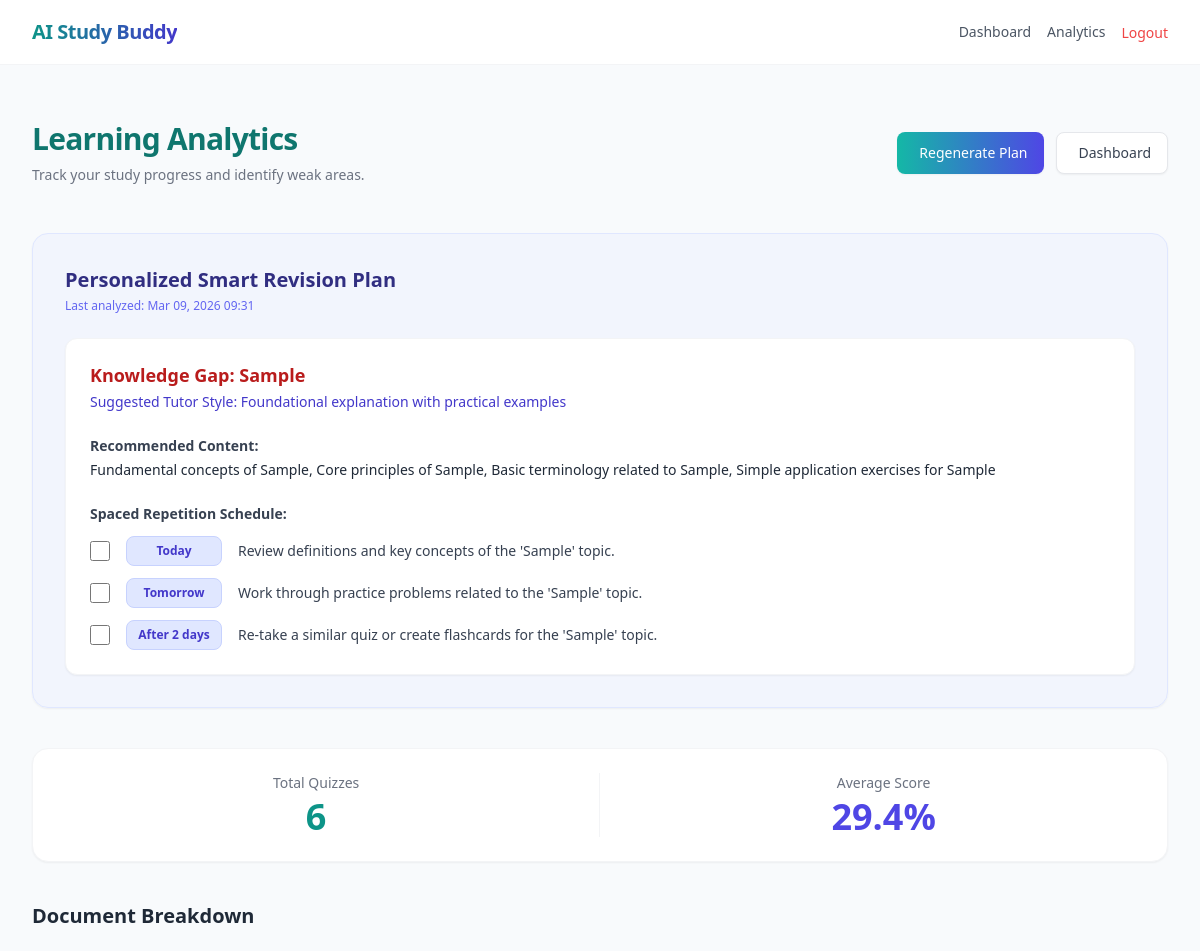
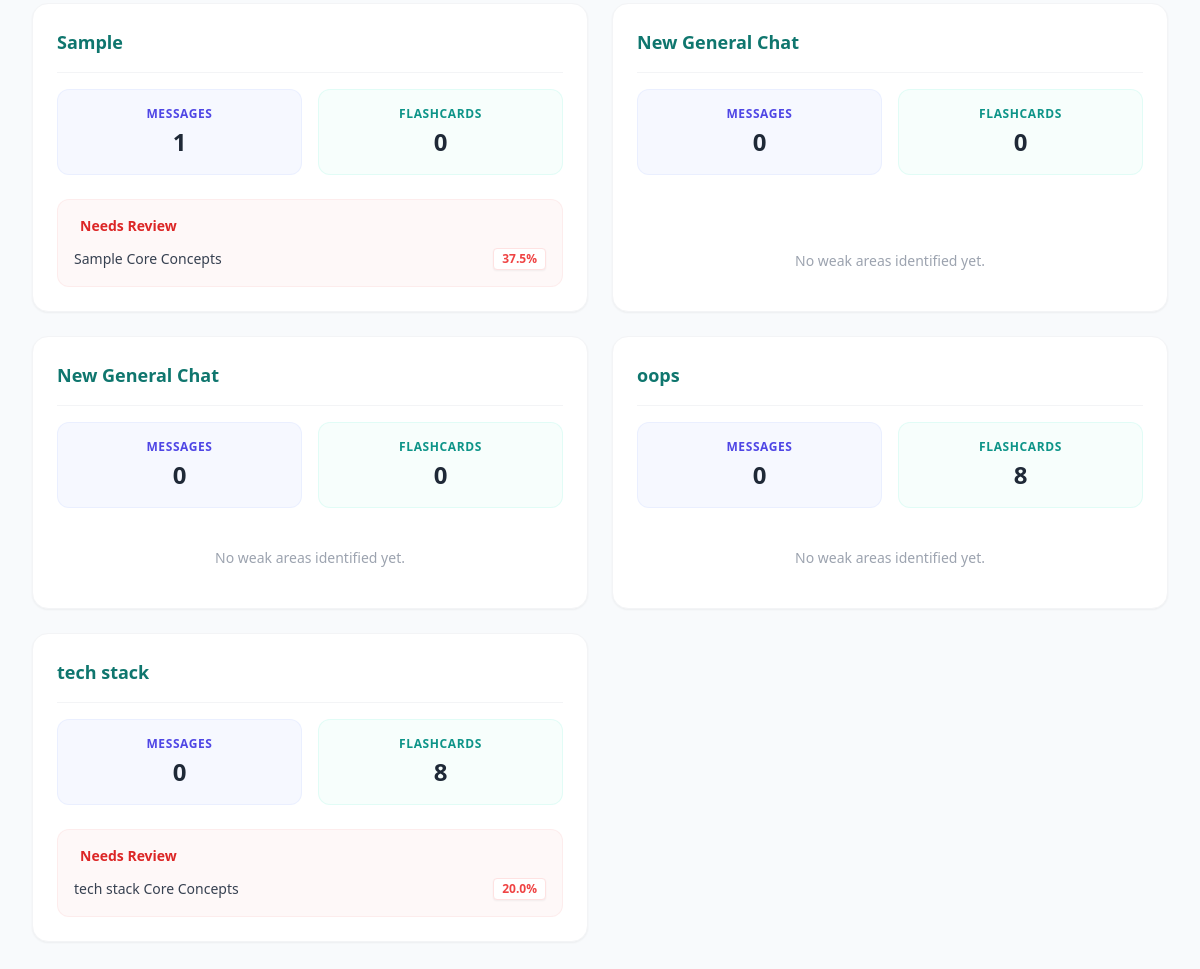
The page /learning/analytics/ (signed in) on the database its author committed (2 pictures, top to bottom).
### learning/models.py (models this page shows)
class RevisionPlan(models.Model):
    user = models.OneToOneField(User, on_delete=models.CASCADE)
    plan_data = models.JSONField()
    created_at = models.DateTimeField(auto_now=True)

class StudyDocument(models.Model):
    user = models.ForeignKey(User, on_delete=models.CASCADE)
    title = models.CharField(max_length=255)
    file = models.FileField(upload_to='documents/', null=True, blank=True)
    uploaded_at = models.DateTimeField(auto_now_add=True)

### learning/views.py (the view)
# urls.py: path('analytics/', views.analytics_view, name='analytics'),
@login_required
def analytics_view(request):
    documents = StudyDocument.objects.filter(user=request.user)
    doc_data = []
    for doc in documents:
        doc_attempts = QuizAttempt.objects.filter(user=request.user, document=doc)
        total_quizzes = doc_attempts.count()
        avg_score = doc_attempts.aggregate(avg=Avg('score'))['avg']
        avg_score_val = 0
        if total_quizzes > 0 and avg_score is not None:
            total_earned = sum(a.score for a in doc_attempts)
            total_possible = sum(a.total_questions for a in doc_attempts)
            if total_possible > 0:
                avg_score_val = round((total_earned / total_possible) * 100, 1)
        total_flashcards = FlashCard.objects.filter(user=request.user, document=doc).count()
        total_chat_messages = ChatMessage.objects.filter(user=request.user, document=doc).count()
        weak_topics = []
        low_score_attempts = doc_attempts.filter(score__lt=models.F('total_questions') * 0.6)
        if low_score_attempts.exists():
            weak_topics.append({
                "topic": f"{doc.title} Core Concepts",
                "accuracy": round(sum(a.score for a in low_score_attempts) / sum(a.total_questions for a in low_score_attempts) * 100, 1) if sum(a.total_questions for a in low_score_attempts) > 0 else 0
            })
        doc_data.append({
            "document": doc,
            "total_quizzes": total_quizzes,
            "avg_score": avg_score_val,
            "total_flashcards": total_flashcards,
            "total_chat_messages": total_chat_messages,
            "weak_topics": weak_topics
        })
    all_attempts = QuizAttempt.objects.filter(user=request.user)
    overall_total_quizzes = all_attempts.count()
    overall_earned = sum(a.score for a in all_attempts)
    overall_possible = sum(a.total_questions for a in all_attempts)
    overall_avg = round((overall_earned / overall_possible) * 100, 1) if overall_possible > 0 else 0
    revision_plan = RevisionPlan.objects.filter(user=request.user).first()
    return render(request, "learning/analytics.html", {
        "doc_data": doc_data,
        "data": {
            "total_quizzes": overall_total_quizzes,
            "avg_score": overall_avg
        },
        "revision_plan": revision_plan.plan_data if revision_plan else None,
        "revision_plan_date": revision_plan.created_at if revision_plan else None,
    })

### templates/learning/analytics.html (shortened to what this page needs)
{% extends 'base.html' %}
{% block content %}
<div class="max-w-6xl mx-auto pb-12">
    <div class="flex flex-col md:flex-row md:items-center md:justify-between mb-8 py-4">
        <div>
            <h2 class="text-3xl font-bold text-teal-700 dark:text-teal-400 tracking-tight">
                Learning Analytics
            </h2>
            <p class="text-sm text-gray-500 dark:text-gray-400 mt-2">Track your study progress and identify weak areas.</p>
        </div>
        <div class="mt-4 md:mt-0 flex gap-3">
            {% if revision_plan %}
            <a href="{% url 'generate_revision_plan' %}"
               class="flex items-center gap-1.5 bg-gradient-to-r from-teal-500 to-indigo-600 hover:from-teal-600 hover:to-indigo-700 text-white text-sm font-medium px-4 py-2.5 rounded-lg transition shadow-sm">
                Regenerate Plan
            </a>
            {% endif %}
            <a href="{% url 'dashboard' %}"
               class="flex items-center gap-1.5 bg-white dark:bg-slate-700 border border-gray-200 dark:border-slate-600 text-gray-700 dark:text-gray-200 text-sm font-medium px-4 py-2.5 rounded-lg hover:border-indigo-300 dark:hover:border-indigo-500 hover:text-indigo-600 dark:hover:text-indigo-400 transition shadow-sm">
                Dashboard
            </a>
        </div>
    </div>
    <div class="bg-indigo-50/50 dark:bg-slate-800 rounded-2xl p-6 sm:p-8 mb-10 border border-indigo-100 dark:border-slate-700 shadow-sm transition-colors">
        <h3 class="text-xl font-bold text-indigo-900 dark:text-indigo-300 mb-1">Personalized Smart Revision Plan</h3>
        <p class="text-xs text-indigo-500 dark:text-indigo-400 mb-6 font-medium">
            {% if revision_plan_date %}Last analyzed: {{ revision_plan_date|date:"M d, Y H:i" }}{% else %}Not yet analyzed{% endif %}
        </p>
        {% if revision_plan %}
        <div class="bg-white dark:bg-slate-900 rounded-xl p-6 border border-gray-100 dark:border-slate-700 shadow-sm transition-colors">
            <h4 class="text-lg font-bold text-red-700 dark:text-red-400 mb-1 leading-snug">
                Knowledge Gap: {{ revision_plan.knowledge_gap }}
            </h4>
            <p class="text-sm font-medium text-indigo-700 dark:text-indigo-400 mb-6">
                Suggested Tutor Style: {{ revision_plan.suggested_tutor_style }}
            </p>
            <div class="mb-6">
                <p class="text-sm font-bold text-gray-700 dark:text-gray-300 mb-1">Recommended Content:</p>
                <p class="text-sm text-gray-800 dark:text-gray-200">{{ revision_plan.recommended_content }}</p>
            </div>
            <div>
                <p class="text-sm font-bold text-gray-700 dark:text-gray-300 mb-3">Spaced Repetition Schedule:</p>
                <div class="flex flex-col gap-3">
                    <div class="flex items-center gap-4 group">
                        <input type="checkbox" id="check-today" data-day="today" class="revision-checkbox w-5 h-5 text-indigo-600 bg-gray-100 border-gray-300 rounded focus:ring-indigo-500 dark:focus:ring-indigo-600 dark:ring-offset-slate-900 focus:ring-2 dark:bg-slate-700 dark:border-slate-600 cursor-pointer" {% if revision_plan.completed.today %}checked{% endif %}>
                        <span class="w-24 flex-shrink-0 text-center text-xs font-bold text-indigo-700 dark:text-indigo-300 bg-indigo-100 dark:bg-indigo-900/50 py-1.5 px-2 rounded-lg border border-indigo-200 dark:border-indigo-800/50 transition-opacity {% if revision_plan.completed.today %}opacity-50{% endif %}">Today</span>
                        <label for="check-today" class="text-sm text-gray-700 dark:text-gray-300 py-1 cursor-pointer select-none flex-1 transition-all duration-300 ">{{ revision_plan.spaced_repetition_schedule.today }}</label>
                    </div>
                    <div class="flex items-center gap-4 group">
                        <input type="checkbox" id="check-tomorrow" data-day="tomorrow" class="revision-checkbox w-5 h-5 text-indigo-600 bg-gray-100 border-gray-300 rounded focus:ring-indigo-500 dark:focus:ring-indigo-600 dark:ring-offset-slate-900 focus:ring-2 dark:bg-slate-700 dark:border-slate-600 cursor-pointer" {% if revision_plan.completed.tomorrow %}checked{% endif %}>
                        <span class="w-24 flex-shrink-0 text-center text-xs font-bold text-indigo-700 dark:text-indigo-300 bg-indigo-100 dark:bg-indigo-900/50 py-1.5 px-2 rounded-lg border border-indigo-200 dark:border-indigo-800/50 transition-opacity {% if revision_plan.completed.tomorrow %}opacity-50{% endif %}">Tomorrow</span>
                        <label for="check-tomorrow" class="text-sm text-gray-700 dark:text-gray-300 py-1 cursor-pointer select-none flex-1 transition-all duration-300 ">{{ revision_plan.spaced_repetition_schedule.tomorrow }}</label>
                    </div>
                    <div class="flex items-center gap-4 group">
                        <input type="checkbox" id="check-after" data-day="after_2_days" class="revision-checkbox w-5 h-5 text-indigo-600 bg-gray-100 border-gray-300 rounded focus:ring-indigo-500 dark:focus:ring-indigo-600 dark:ring-offset-slate-900 focus:ring-2 dark:bg-slate-700 dark:border-slate-600 cursor-pointer" {% if revision_plan.completed.after_2_days %}checked{% endif %}>
                        <span class="w-24 flex-shrink-0 text-center text-xs font-bold text-indigo-700 dark:text-indigo-300 bg-indigo-100 dark:bg-indigo-900/50 py-1.5 px-2 rounded-lg border border-indigo-200 dark:border-indigo-800/50 transition-opacity {% if revision_plan.completed.after_2_days %}opacity-50{% endif %}">After 2 days</span>
                        <label for="check-after" class="text-sm text-gray-700 dark:text-gray-300 py-1 cursor-pointer select-none flex-1 transition-all duration-300 ">{{ revision_plan.spaced_repetition_schedule.after_2_days }}</label>
                    </div>
                </div>
            </div>
        </div>
        {% endif %}
    </div>
    <div class="bg-white dark:bg-slate-800 rounded-2xl shadow-sm border border-gray-100 dark:border-slate-700 flex justify-around items-center py-6 mb-10 transition-colors">
        <div class="text-center w-full border-r border-gray-100 dark:border-slate-700">
            <p class="text-gray-500 dark:text-gray-400 text-sm font-medium mb-1">Total Quizzes</p>
            <p class="text-4xl font-bold text-teal-600 dark:text-teal-400">
                {{ data.total_quizzes|default:"0" }}
            </p>
        </div>
        <div class="text-center w-full">
            <p class="text-gray-500 dark:text-gray-400 text-sm font-medium mb-1">Average Score</p>
            <p class="text-4xl font-bold text-indigo-600 dark:text-indigo-400">
                {{ data.avg_score|default:"0" }}%
            </p>
        </div>
    </div>
    <h3 class="text-xl font-bold text-gray-800 dark:text-gray-200 mb-6">Document Breakdown</h3>
    <div class="grid grid-cols-1 md:grid-cols-2 gap-6">
        {% for data in doc_data %}
        <div class="bg-white dark:bg-slate-800 border border-gray-100 dark:border-slate-700 shadow-sm rounded-2xl p-6 hover:shadow-lg dark:hover:shadow-slate-900/50 transition duration-300 flex flex-col">
            <h3 class="text-lg font-bold text-teal-700 dark:text-teal-400 mb-4 truncate border-b border-gray-100 dark:border-slate-700 pb-4">
                {{ data.document.title }}
            </h3>
            <div class="grid grid-cols-2 gap-4 mb-6">
                <div class="bg-indigo-50/50 dark:bg-indigo-900/20 p-4 rounded-xl border border-indigo-100/50 dark:border-indigo-800/30 text-center">
                    <p class="text-xs text-indigo-600 dark:text-indigo-400 font-semibold uppercase tracking-wider mb-1">Messages</p>
                    <p class="text-2xl font-bold text-gray-800 dark:text-gray-200">
                        {{ data.total_chat_messages }}
                    </p>
                </div>
                <div class="bg-teal-50/50 dark:bg-teal-900/20 p-4 rounded-xl border border-teal-100/50 dark:border-teal-800/30 text-center">
                    <p class="text-xs text-teal-600 dark:text-teal-400 font-semibold uppercase tracking-wider mb-1">Flashcards</p>
                    <p class="text-2xl font-bold text-gray-800 dark:text-gray-200">
                        {{ data.total_flashcards }}
                    </p>
                </div>
            </div>
            {% if data.weak_topics %}
            <div class="mt-auto bg-red-50/50 dark:bg-red-900/20 rounded-xl p-4 border border-red-100/50 dark:border-red-800/30">
                <h4 class="text-sm font-bold text-red-600 dark:text-red-400 mb-3 flex items-center gap-1.5">
                     Needs Review
                </h4>
                <ul class="space-y-2">
                    {% for topic in data.weak_topics %}
                    <li class="flex justify-between items-center text-sm">
                        <span class="text-gray-700 dark:text-gray-300 font-medium truncate pr-2">{{ topic.topic }}</span>
                        <span class="px-2 py-0.5 bg-white dark:bg-slate-700 text-red-500 dark:text-red-400 font-bold rounded shadow-sm border border-red-100 dark:border-slate-600 text-xs">{{ topic.accuracy }}%</span>
                    </li>
                    {% endfor %}
                </ul>
            </div>
            {% else %}
            <div class="mt-auto flex items-center justify-center p-4 text-sm text-gray-400 dark:text-gray-500 font-medium">
                No weak areas identified yet.
            </div>
            {% endif %}
        </div>
        {% endfor %}
    </div>
</div>
{% endblock %}

### templates/base.html (shortened to what this page needs)
{% load static %}
<!DOCTYPE html>
<html lang="en">
<head>
    <script src="https://cdn.tailwindcss.com"></script>
</head>
<body
    class="bg-slate-50 dark:bg-slate-900 transition-colors duration-300 min-h-screen font-sans antialiased text-gray-900 dark:text-gray-100">
    <nav
        class="bg-white dark:bg-slate-900 border-b border-gray-100 dark:border-slate-800 items-center transition-colors duration-300">
        <div class="max-w-7xl mx-auto px-4 sm:px-6 lg:px-8 flex justify-between h-16 items-center">
            <h1
                class="text-xl font-bold bg-gradient-to-r from-teal-600 to-indigo-700 dark:from-teal-400 dark:to-indigo-500 bg-clip-text text-transparent tracking-tight">
                AI Study Buddy</h1>
            <div class="flex items-center space-x-4">
                <button id="theme-toggle" type="button"
                    class="text-gray-500 dark:text-gray-400 hover:bg-gray-100 dark:hover:bg-gray-700 focus:outline-none focus:ring-4 focus:ring-gray-200 dark:focus:ring-gray-700 rounded-lg text-lg p-2.5 flex items-center justify-center transition-colors">
                </button>
                {% if user.is_authenticated %}
                <a href="{% url 'dashboard' %}"
                    class="text-sm font-medium text-gray-600 dark:text-gray-300 hover:text-indigo-600 dark:hover:text-indigo-400 transition">Dashboard</a>
                <a href="{% url 'analytics' %}"
                    class="text-sm font-medium text-gray-600 dark:text-gray-300 hover:text-indigo-600 dark:hover:text-indigo-400 transition">Analytics</a>
                <form method="POST" action="{% url 'logout' %}" class="inline">
                    <button type="submit"
                        class="text-sm font-medium text-red-500 dark:text-red-400 hover:text-red-700 dark:hover:text-red-300 transition">Logout</button>
                </form>
                {% endif %}
            </div>
        </div>
    </nav>
    <main class="w-full max-w-7xl mx-auto px-4 sm:px-6 lg:px-8 mt-10">
        {% block content %}
        {% endblock %}
    </main>
</body>
</html>

### rows shown on the page
RevisionPlan: created_at "Mar 09, 2026 09:31"
StudyDocument: knowledge_gap "Sample", document "Sample", total_chat_messages "1", total_flashcards "0", topic "Sample Core Concepts", accuracy "37.5"
StudyDocument: document "New General Chat", total_chat_messages "0", total_flashcards "0", shows "No weak areas identified yet."
StudyDocument: document "New General Chat", total_chat_messages "0", total_flashcards "0", shows "No weak areas identified yet."
StudyDocument: document "oops", total_chat_messages "0", total_flashcards "8", shows "No weak areas identified yet."
StudyDocument: document "tech stack", total_chat_messages "0", total_flashcards "8", topic "tech stack Core Concepts", accuracy "20.0"

### other values the page prints
{{ revision_plan.suggested_tutor_style }} "Foundational explanation with practical examples"
{{ revision_plan.recommended_content }} "Fundamental concepts of Sample, Core principles of Sample, Basic terminology related to Sample, Simple application exercises for Sample"
{{ revision_plan.spaced_repetition_schedule.today }} "Review definitions and key concepts of the 'Sample' topic."
{{ revision_plan.spaced_repetition_schedule.tomorrow }} "Work through practice problems related to the 'Sample' topic."
{{ revision_plan.spaced_repetition_schedule.after_2_days }} "Re-take a similar quiz or create flashcards for the 'Sample' topic."
{{ data.total_quizzes|default:"0" }} "6"
{{ data.avg_score|default:"0" }} "29.4"
